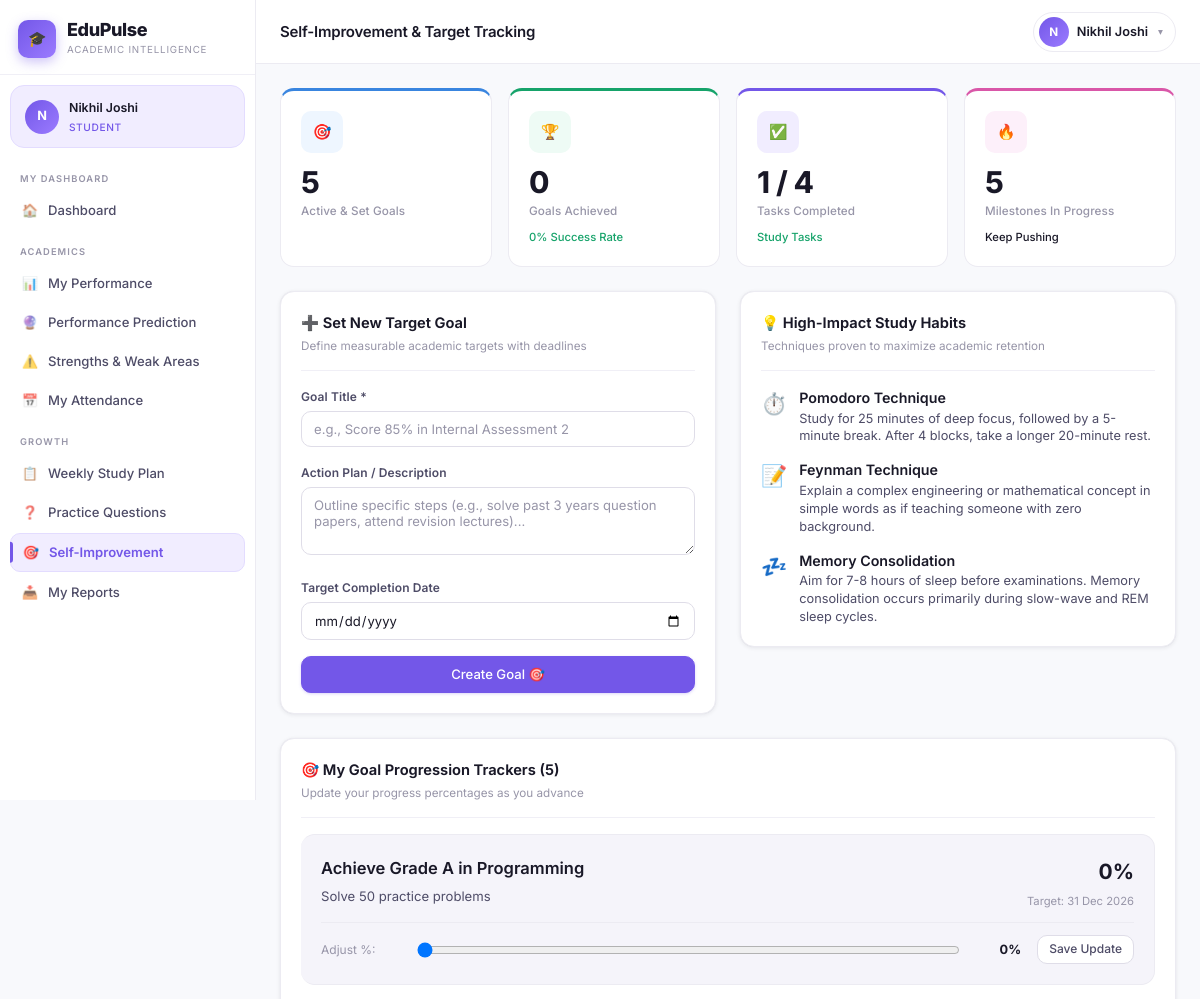
The app's page /student/self-improvement (signed in, upper part), older data.
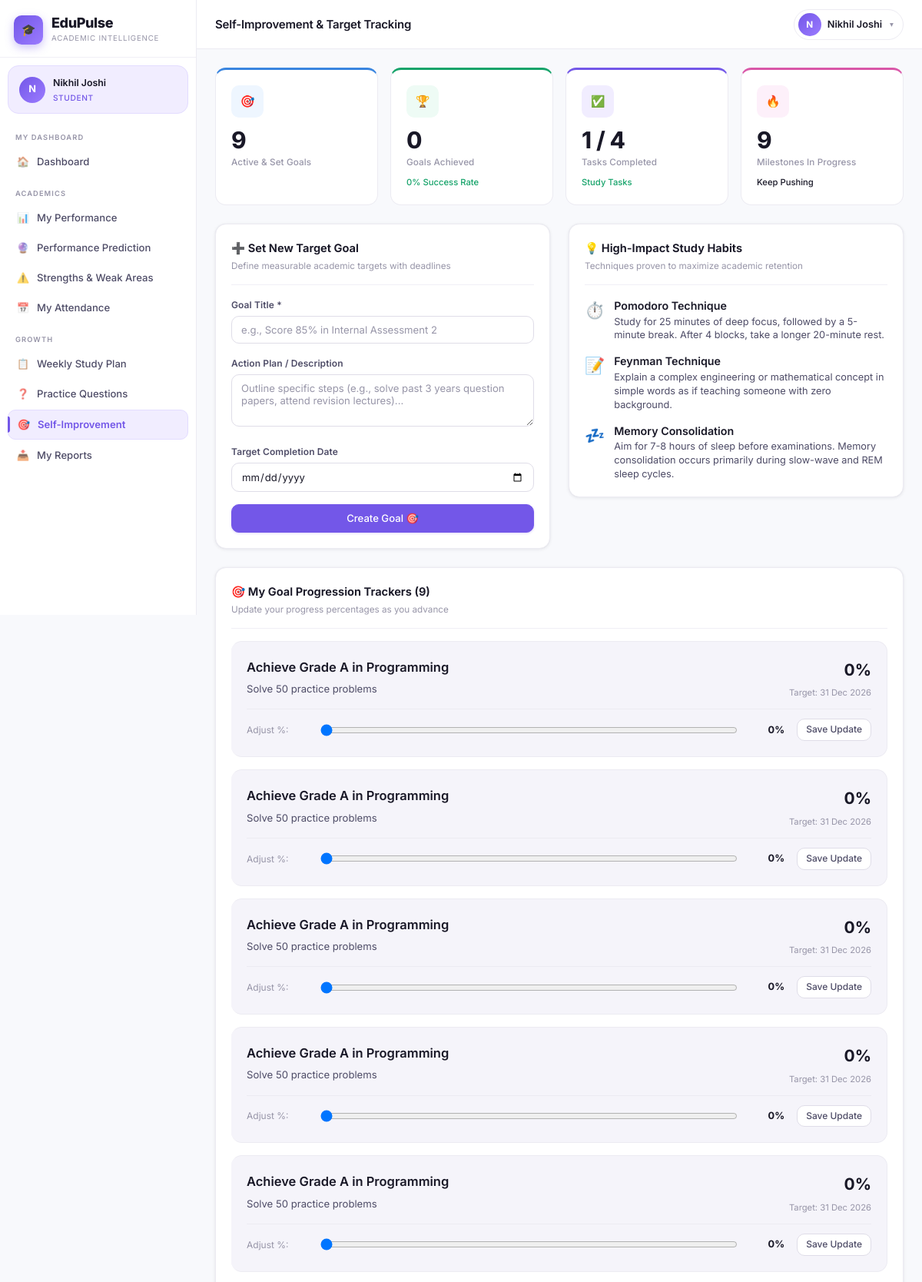
The same page, newer data.
### models.py (models this page shows)
class StudentGoal(db.Model):
    __tablename__ = 'student_goals'
    id = db.Column(db.Integer, primary_key=True)
    student_id = db.Column(db.Integer, db.ForeignKey('students.id'), nullable=False)
    title = db.Column(db.String(200), nullable=False)
    description = db.Column(db.Text)
    target_date = db.Column(db.Date)
    progress_percent = db.Column(db.Integer, default=0)
    is_achieved = db.Column(db.Boolean, default=False)
    created_at = db.Column(db.DateTime, default=datetime.utcnow)

### routes/student.py (the view, shortened to what this page needs)
@student_bp.route('/self-improvement', methods=['GET', 'POST'])
@student_required
def self_improvement():
    stu = get_current_student()
    if not stu:
        return redirect(url_for('auth.login'))
    goals = StudentGoal.query.filter_by(student_id=stu.id).order_by(StudentGoal.created_at.desc()).all()
    completed_tasks = StudentTask.query.filter_by(student_id=stu.id, is_completed=True).count()
    total_tasks = StudentTask.query.filter_by(student_id=stu.id).count()
    return render_template('student/self_improvement.html',
                           student=stu,
                           goals=goals,
                           completed_tasks=completed_tasks,
                           total_tasks=total_tasks)

### routes/student.py (called while the page is built)
def student_required(f):
    @wraps(f)
    def decorated(*args, **kwargs):
        if not current_user.is_authenticated or current_user.role != 'student':
            flash('Student access required.', 'danger')
            return redirect(url_for('auth.login'))
        return f(*args, **kwargs)
    return login_required(decorated)

def get_current_student():
    return Student.query.filter_by(user_id=current_user.id).first()

### templates/student/self_improvement.html (shortened to what the changed rows need)
{% extends 'base.html' %}
{% from 'macros/nav.html' import student_nav %}
{% block content %}
{% set achieved_goals = goals | selectattr('is_achieved', 'equalto', true) | list | length %}
{% set total_goals = goals|length %}
{% set goal_rate = ((achieved_goals / total_goals * 100) if total_goals > 0 else 0) | round(0) | int %}
<div class="stat-grid" style="margin-bottom:24px;">
  <div class="stat-card blue">
    <div class="stat-icon blue">🎯</div>
    <div class="stat-value">{{ total_goals }}</div>
    <div class="stat-label">Active & Set Goals</div>
  </div>
  <div class="stat-card pink">
    <div class="stat-icon pink">🔥</div>
    <div class="stat-value">{{ total_goals - achieved_goals }}</div>
    <div class="stat-label">Milestones In Progress</div>
    <div class="stat-change neutral">Keep Pushing</div>
  </div>
</div>
<div class="card">
  <div class="card-header">
    <div>
      <div class="card-title">🎯 My Goal Progression Trackers ({{ goals|length }})</div>
      <div class="card-subtitle">Update your progress percentages as you advance</div>
    </div>
  </div>
  {% if goals %}
  <div style="display:flex; flex-direction:column; gap:16px;">
    {% for g in goals %}
    <div style="background:var(--bg-surface2); border:1px solid var(--border-default); border-radius:var(--radius-lg); padding:20px; border-left:4px solid {{ 'var(--success)' if g.is_achieved else 'var(--accent-violet)' }};">
      <div style="display:flex; justify-content:space-between; align-items:flex-start; margin-bottom:10px;">
        <div>
          <div style="display:flex; align-items:center; gap:8px;">
            <h4 style="font-size:1.1rem; font-weight:600; color:var(--text-primary); margin:0;">
              {{ g.title }}
            </h4>
          </div>
          {% if g.description %}
          <p style="font-size:0.875rem; color:var(--text-secondary); margin:6px 0 0 0; line-height:1.5;">
            {{ g.description }}
          </p>
          {% endif %}
        </div>
        <div style="text-align:right;">
          <span style="font-size:1.4rem; font-weight:700; color:{{ 'var(--success)' if g.progress_percent >= 100 else 'var(--accent-violet)' }};">
            {{ g.progress_percent }}%
          </span>
          {% if g.target_date %}
          <div class="text-xs text-muted" style="margin-top:4px;">
            Target: {{ g.target_date.strftime('%d %b %Y') }}
          </div>
          {% endif %}
        </div>
      </div>
      <form method="POST" action="{{ url_for('student.self_improvement') }}" style="display:flex; align-items:center; gap:16px; margin-top:12px; padding-top:12px; border-top:1px solid var(--border-default);">
        <span style="font-size:0.8rem; color:var(--text-muted); min-width:80px;">Adjust %:</span>
        <input type="range" name="progress" min="0" max="100" value="{{ g.progress_percent }}" style="flex:1; accent-color:var(--accent-violet);" oninput="this.nextElementSibling.innerText = this.value + '%'">
        <span style="font-weight:700; font-size:0.85rem; width:45px; text-align:right;">{{ g.progress_percent }}%</span>
        <button type="submit" class="btn btn-secondary btn-sm">Save Update</button>
      </form>
    </div>
    {% endfor %}
  </div>
  {% else %}
  <div class="empty-state">
    <div class="empty-icon">🎯</div>
    <div class="empty-title">No goals created yet</div>
    <div class="empty-text">Setting clear academic targets helps students achieve up to 25% higher performance outcomes!</div>
  </div>
  {% endif %}
</div>
{% endblock %}

Row changes from the older to the newer data that the page shows:
added StudentGoal: title "Achieve Grade A in Programming", description "Solve 50 practice problems", progress_percent "0", target_date "31 Dec 2026", progress "0"
added StudentGoal: title "Achieve Grade A in Programming", description "Solve 50 practice problems", progress_percent "0", target_date "31 Dec 2026", progress "0"
added StudentGoal: title "Achieve Grade A in Programming", description "Solve 50 practice problems", progress_percent "0", target_date "31 Dec 2026", progress "0"
added StudentGoal: title "Achieve Grade A in Programming", description "Solve 50 practice problems", progress_percent "0", target_date "31 Dec 2026", progress "0"
Text that changed along with them:
{{ total_goals }}: "5" → "9"
{{ total_goals - achieved_goals }}: "5" → "9"
{{ goals|length }}: "5" → "9"
